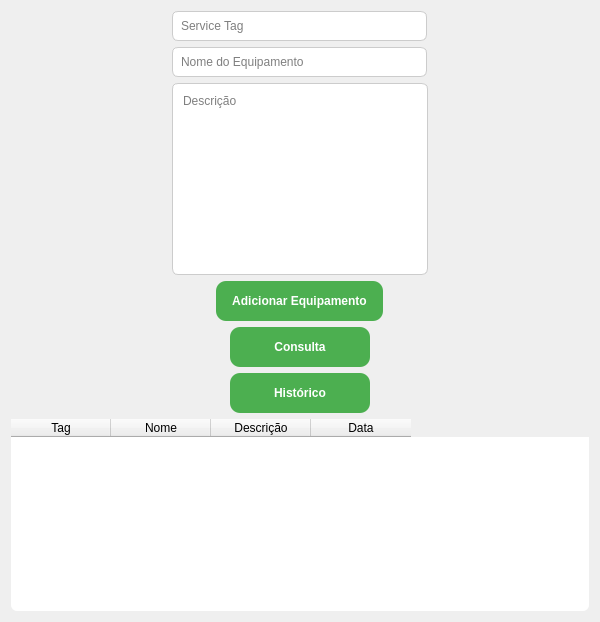
<?xml version="1.0" encoding="UTF-8"?>
<ui version="4.0">
 <class>MainWidget</class>
 <widget class="QWidget" name="MainWidget">
  <!-- Título da janela -->
  <property name="windowTitle">
   <string>CADASTRO DE EQUIPAMENTOS</string>
  </property>
  <property name="minimumSize">
   <size>
    <width>600</width>
    <height>400</height>
   </size>
  </property>
  <property name="styleSheet">
   <string notr="true"><![CDATA[
    QWidget {
        background: qlineargradient(
            spread:pad,
            x1:0, y1:0,
            x2:1, y2:1,
            stop:0 #a8e6cf,
            stop:1 #00bcd4
        );
    }

    QPushButton {
        background-color: #4CAF50;
        color: white;
        border-radius: 10px;
        padding: 8px 16px;
        font-weight: 600;
    }

    QPushButton:hover {
        background-color: #45a049;
    }

    QLineEdit, QTextEdit {
        background-color: #ffffff;
        border: 1px solid #ccc;
        border-radius: 6px;
        padding: 6px;
    }

    QTableWidget {
        background-color: #ffffff;
        border-radius: 6px;
    }
   ]]></string>
  </property>

  <layout class="QVBoxLayout" name="verticalLayout" stretch="0,0,0,0,0,0,1">

   <!-- Service Tag centralizado -->
   <item>
    <layout class="QHBoxLayout" name="hlayout_input_tag">
     <property name="alignment">
      <set>Qt::AlignHCenter</set>
     </property>
     <item>
      <widget class="QLineEdit" name="input_tag">
       <property name="placeholderText">
        <string>Service Tag</string>
       </property>
       <property name="sizePolicy">
        <sizepolicy hsizetype="Fixed" vsizetype="Fixed">
         <horstretch>0</horstretch>
         <verstretch>0</verstretch>
        </sizepolicy>
       </property>
       <property name="minimumSize">
        <size>
         <width>255</width>
         <height>30</height>
        </size>
       </property>
      </widget>
     </item>
    </layout>
   </item>

   <!-- Nome do Equipamento centralizado -->
   <item>
    <layout class="QHBoxLayout" name="hlayout_input_name">
     <property name="alignment">
      <set>Qt::AlignHCenter</set>
     </property>
     <item>
      <widget class="QLineEdit" name="input_name">
       <property name="placeholderText">
        <string>Nome do Equipamento</string>
       </property>
       <property name="sizePolicy">
        <sizepolicy hsizetype="Fixed" vsizetype="Fixed">
         <horstretch>0</horstretch>
         <verstretch>0</verstretch>
        </sizepolicy>
       </property>
       <property name="minimumSize">
        <size>
         <width>255</width>
         <height>30</height>
        </size>
       </property>
      </widget>
     </item>
    </layout>
   </item>

   <!-- Descrição centralizado -->
   <item>
    <layout class="QHBoxLayout" name="hlayout_input_desc">
     <property name="alignment">
      <set>Qt::AlignHCenter</set>
     </property>
     <item>
      <widget class="QTextEdit" name="input_desc">
       <property name="placeholderText">
        <string>Descrição</string>
       </property>
       <property name="sizePolicy">
        <sizepolicy hsizetype="Fixed" vsizetype="Fixed">
         <horstretch>0</horstretch>
         <verstretch>0</verstretch>
        </sizepolicy>
       </property>
       <property name="minimumSize">
        <size>
         <width>170</width>
         <height>80</height>
        </size>
       </property>
      </widget>
     </item>
    </layout>
   </item>

   <!-- Botão Adicionar Equipamento centralizado -->
   <item>
    <layout class="QHBoxLayout" name="hlayout_btn_add">
     <property name="alignment">
      <set>Qt::AlignHCenter</set>
     </property>
     <item>
      <widget class="QPushButton" name="btn_add">
       <property name="text">
        <string>Adicionar Equipamento</string>
       </property>
       <property name="sizePolicy">
        <sizepolicy hsizetype="Minimum" vsizetype="Fixed">
         <horstretch>0</horstretch>
         <verstretch>0</verstretch>
        </sizepolicy>
       </property>
       <property name="minimumSize">
        <size>
         <width>140</width>
         <height>40</height>
        </size>
       </property>
      </widget>
     </item>
    </layout>
   </item>

   <!-- Botão Consulta centralizado -->
   <item>
    <layout class="QHBoxLayout" name="hlayout_btn_consulta">
     <property name="alignment">
      <set>Qt::AlignHCenter</set>
     </property>
     <item>
      <widget class="QPushButton" name="btn_consulta">
       <property name="text">
        <string>Consulta</string>
       </property>
       <property name="sizePolicy">
        <sizepolicy hsizetype="Minimum" vsizetype="Fixed">
         <horstretch>0</horstretch>
         <verstretch>0</verstretch>
        </sizepolicy>
       </property>
       <property name="minimumSize">
        <size>
         <width>140</width>
         <height>40</height>
        </size>
       </property>
      </widget>
     </item>
    </layout>
   </item>

   <!-- Botão Histórico centralizado -->
   <item>
    <layout class="QHBoxLayout" name="hlayout_btn_historico">
     <property name="alignment">
      <set>Qt::AlignHCenter</set>
     </property>
     <item>
      <widget class="QPushButton" name="btn_historico">
       <property name="text">
        <string>Histórico</string>
       </property>
       <property name="sizePolicy">
        <sizepolicy hsizetype="Minimum" vsizetype="Fixed">
         <horstretch>0</horstretch>
         <verstretch>0</verstretch>
        </sizepolicy>
       </property>
       <property name="minimumSize">
        <size>
         <width>140</width>
         <height>40</height>
        </size>
       </property>
      </widget>
     </item>
    </layout>
   </item>

   <!-- Tabela que pode expandir para preencher a janela -->
   <item>
    <widget class="QTableWidget" name="table">
     <property name="sizePolicy">
      <sizepolicy hsizetype="Expanding" vsizetype="Expanding">
       <horstretch>0</horstretch>
       <verstretch>1</verstretch>
      </sizepolicy>
     </property>
     <property name="columnCount">
      <number>4</number>
     </property>
     <column>
      <property name="text">
       <string>Tag</string>
      </property>
     </column>
     <column>
      <property name="text">
       <string>Nome</string>
      </property>
     </column>
     <column>
      <property name="text">
       <string>Descrição</string>
      </property>
     </column>
     <column>
      <property name="text">
       <string>Data</string>
      </property>
     </column>
    </widget>
   </item>

  </layout>
 </widget>
 <resources/>
 <connections/>
</ui>
